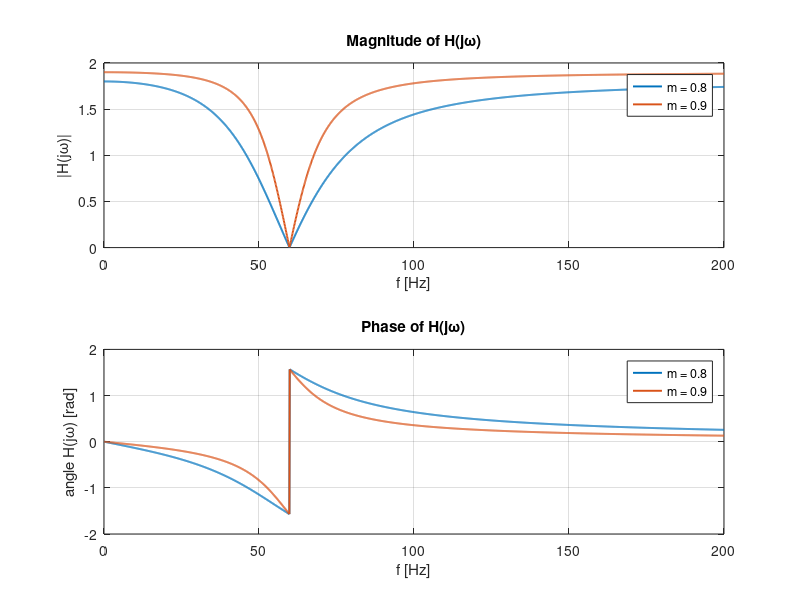

Reproduce this figure in MATLAB. (Note: this script raises an error after producing the figure.)
%% Problem 1 
clc; clear; close all;
R = 10e3;                 
C = 133e-9;               
f_drop = 1/(4*pi*R*C);    
fprintf('Drop (notch) frequency: %.2f Hz\n', f_drop);
% Part (a): 
f = 0:0.1:200;            
w = 2*pi*f;              
m_list = [0.8, 0.9];
Hmag = zeros(numel(m_list), numel(f));
Hphs = zeros(numel(m_list), numel(f));
for k = 1:numel(m_list)
   m = m_list(k);
   sRC2 = (2*1j*w*R*C).^2;                 
   sRC  =  2*1j*w*R*C;                     
   H = (1+m).*(sRC2 + 1) ./ (sRC2 + 4*(1-m).*sRC + 1);
   Hmag(k,:) = abs(H);
   Hphs(k,:) = unwrap(angle(H));
end
figure('Name','Part (a): H(w) magnitude and phase');
subplot(2,1,1);
plot(f, Hmag(1,:), 'LineWidth',1.4); hold on;
plot(f, Hmag(2,:), 'LineWidth',1.4);
grid on; xlabel('f [Hz]'); ylabel('|H(j\omega)|');
title('Magnitude of H(j\omega)');
legend('m = 0.8', 'm = 0.9', 'Location','best');
subplot(2,1,2);
plot(f, Hphs(1,:), 'LineWidth',1.4); hold on;
plot(f, Hphs(2,:), 'LineWidth',1.4);
grid on; xlabel('f [Hz]'); ylabel('angle H(j\omega) [rad]');
title('Phase of H(j\omega)');
legend('m = 0.8', 'm = 0.9', 'Location','best');

% Part (b): 
m = 0.9;
S = load('ecg_signal.mat');        
if isfield(S,'ecg')
   x = double(S.ecg(:));           
else
   error('ecg_signal.mat must contain variable "ecg".');
end
if isfield(S,'Fs')
   Fs = S.Fs;
elseif isfield(S,'t')
   t_ecg = S.t(:);
   Fs = 1/mean(diff(t_ecg));
else
   Fs = 500;                      
end
Tmax = 2.5;
N_des = round(Tmax*Fs);
if length(x) >= N_des
   x = x(1:N_des);
else
   x = [x; zeros(N_des - length(x),1)];
end
N = length(x);
t = (0:N-1)/Fs;                     
X = fftshift(fft(x));
fshift = (-N/2:N/2-1)*(Fs/N);       
wshift = 2*pi*fshift;               
sRC2 = (2*1j*wshift*R*C).^2;
sRC  =  2*1j*wshift*R*C;
H_w  = (1+m).*(sRC2 + 1) ./ (sRC2 + 4*(1-m).*sRC + 1);
Z = H_w .* X;
z = ifft(ifftshift(Z), 'symmetric');   
% Plots:
idx = (fshift >= -250) & (fshift <= 250);
figure('Name','Part (b): ECG filtering with twin-T notch (m=0.9)');
subplot(4,1,1);
plot(t, x, 'LineWidth',1.1); grid on;
xlim([0 2.5]); xlabel('t [s]'); ylabel('x(t)');
title('Input ECG x(t)');
subplot(4,1,2);
plot(fshift(idx), abs(X(idx)), 'LineWidth',1.1); grid on;
xlim([-250 250]); xlabel('f [Hz]'); ylabel('|X(f)|');
title('Spectrum of input ECG');
subplot(4,1,3);
plot(fshift(idx), abs(Z(idx)), 'LineWidth',1.1); grid on;
xlim([-250 250]); xlabel('f [Hz]'); ylabel('|Z(f)|');
title('Spectrum after twin-T notch (m=0.9)');
subplot(4,1,4);
plot(t, z, 'LineWidth',1.1); grid on;
xlim([0 2.5]); xlabel('t [s]'); ylabel('z(t)');
title('Filtered output z(t)');


%% Problem 2:
if ~exist('Fs','var') || ~exist('x','var') || ~exist('z','var') || ~exist('t','var')
   error('Run Part (b) first so x, z, Fs, t exist in the workspace.');
end
dt = 1/Fs;                
N  = numel(x);
E_x_time = trapz(t, abs(x).^2);
E_z_time = trapz(t, abs(z).^2);

X = fft(x);
Z = fft(z);
E_x_freq = (dt/N) * sum(abs(X).^2);
E_z_freq = (dt/N) * sum(abs(Z).^2);
fprintf('Energy x(t): time  = %.6g,   freq = %.6g,  |diff| = %.3e\n', ...
       E_x_time, E_x_freq, abs(E_x_time - E_x_freq));
fprintf('Energy z(t): time  = %.6g,   freq = %.6g,  |diff| = %.3e\n', ...
       E_z_time, E_z_freq, abs(E_z_time - E_z_freq));

Xc = fftshift(X);  Zc = fftshift(Z);
f  = (-N/2:N/2-1)*(Fs/N);          
Sx = (dt/N) * abs(Xc).^2;
Sz = (dt/N) * abs(Zc).^2;
band = (f >= -250) & (f <= 250);
figure('Name','Problem 2: Energy spectra');
subplot(2,1,1);
plot(f(band), Sx(band), 'LineWidth', 1.2); grid on;
xlabel('f [Hz]'); ylabel('Energy density');
title('Energy spectrum of X(f)');
subplot(2,1,2);
plot(f(band), Sz(band), 'LineWidth', 1.2); grid on;
xlabel('f [Hz]'); ylabel('Energy density');
title('Energy spectrum of Z(f)');

%% Problem 3:
clc; clear; close all;
% Parameters:
m_syms = [6 0 4 -6 2];     
fc     = 500e3;            
phi    = pi/3;            
fsym   = 50e3;             
Fs     = 10e6;             
reps   = 200;              
Ns   = round(Fs/fsym);                   
seq  = repmat(m_syms, 1, reps);           
m_t  = repelem(seq, Ns).';                
N    = numel(m_t);
t    = (0:N-1).' / Fs;                    
% Modulation:
s_t  = m_t .* cos(2*pi*fc*t);             
% Spectra:
S    = fftshift(fft(s_t));
f    = (-N/2:N/2-1).' * (Fs/N);           
% Demodulation:
lo_t = cos(2*pi*fc*t + phi);              
v_t  = s_t .* lo_t;                       
V    = fftshift(fft(v_t));
Hf   = 2.0 * (abs(f) < 500e3);
Vo   = Hf .* V;                           
vo_t = ifft(ifftshift(Vo), 'symmetric');  
theory_scale = cos(phi);   
nz = abs(m_t) > 0;
meas_scale = median(vo_t(nz) ./ m_t(nz)); 
fprintf('Expected scale = %.3f, measured ~ %.3f\n', theory_scale, meas_scale);
% Plots (4x1):
t_show = t <= 5e-4;   
figure('Name','DSB-SC modulation/demodulation');
subplot(4,1,1);
plot(t(t_show)*1e3, s_t(t_show), 'LineWidth', 1.1); grid on;
xlabel('t [ms]'); ylabel('s(t)'); title('Transmitted DSB-SC s(t)');
subplot(4,1,2);
plot(f/1e3, abs(S), 'LineWidth', 1.1); grid on; xlim([-1.5 1.5]*1e3);
xlabel('f [kHz]'); ylabel('|S(f)|'); title('Magnitude spectrum |S(f)|');
subplot(4,1,3);
plot(t(t_show)*1e3, vo_t(t_show), 'LineWidth', 1.1); grid on;
xlabel('t [ms]'); ylabel('v_o(t)'); title('Demodulated and LPF output v_o(t)');
subplot(4,1,4);
Vo_mag = abs(fftshift(fft(vo_t)));
plot(f/1e3, Vo_mag, 'LineWidth', 1.1); grid on; xlim([-200 200]); 
xlabel('f [kHz]'); ylabel('|V_o(f)|'); title('Magnitude spectrum |V_o(f)|');
% Test case
theory = cos(pi/3);                         
nz = abs(m_t)>0;                            
meas = median(vo_t(nz)./m_t(nz));
fprintf('Expected scale: %.3f, measured: %.3f\n', theory, meas);
